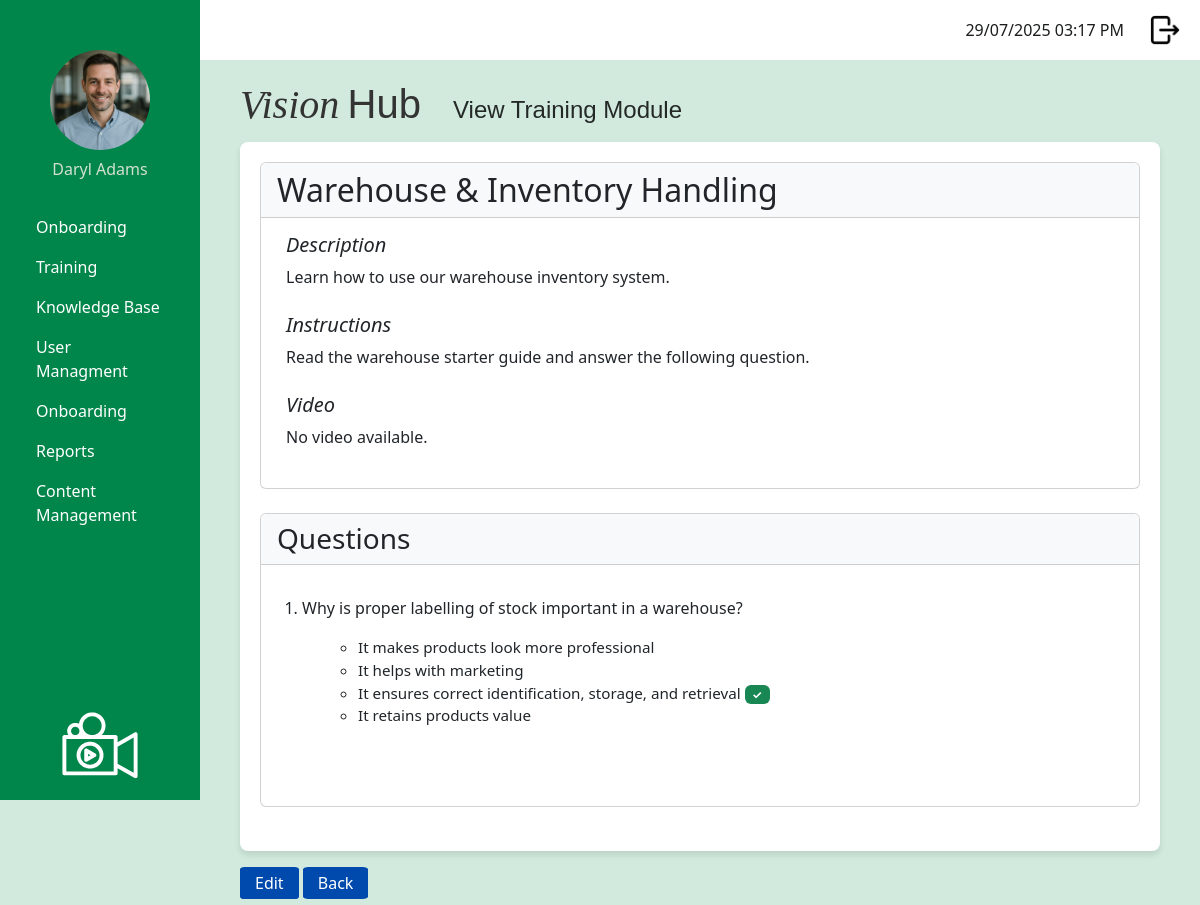
The app's page /admin/details_training_module/7 (signed in) with its own data.
### app/models.py (models this page shows, shortened)
class User(UserMixin, db.Model):
    __tablename__ = 'user'
    id: so.Mapped[int] = so.mapped_column(primary_key = True)
    username: so.Mapped[str] = so.mapped_column(
        sa.String(120),
        index = True,
        unique = True
    )
    first_name: so.Mapped[str] = so.mapped_column(
        sa.String(50),
        index = True
    )
    surname: so.Mapped[str] = so.mapped_column(
        sa.String(50),
        index = True
    )
    job_title: so.Mapped[str] = so.mapped_column(
        sa.String(50),
        index = True
    )
    password_hash: so.Mapped[str] = so.mapped_column(
        sa.String(256)
    )
    is_onboarding: so.Mapped[bool] = so.mapped_column(
        default = False   # Default: Not onboarding
    )
    dateStarted: so.Mapped[datetime] = so.mapped_column(
        index=True,
        default = lambda:
            datetime.now(timezone.utc)
    )
    google_email: so.Mapped[Optional[str]] = so.mapped_column(
        sa.String(120),
        unique = True,
        nullable = True
    )
    profile_photo: so.Mapped[Optional[str]] = so.mapped_column(
        sa.String(120),
        nullable = True,
        default = 'profileDefault.png'
    )
    manager_id: so.Mapped[Optional[int]] = so.mapped_column(
        sa.ForeignKey('user.id'),
        nullable = True
    )
    manager: so.Mapped[Optional['User']] = so.relationship(
        'User',
        remote_side=[id],
        back_populates = 'manages'
    )
    manages: so.Mapped[List['User']] = so.relationship(
        'User',
        back_populates = 'manager'
    )
    role_id: so.Mapped[int] = so.mapped_column(
        sa.ForeignKey('role.id')
    )
    role: so.Mapped['Role'] = so.relationship(
        'Role',
        back_populates = 'users'
    )
    department_id: so.Mapped[int] = so.mapped_column(
        sa.ForeignKey('department.id')
    )
    department: so.Mapped['Department'] = so.relationship(
        'Department',
        back_populates = 'users'
    )
    module_progress: so.Mapped[List['UserModuleProgress']] = so.relationship(
        'UserModuleProgress', back_populates = 'user'
    )
    onboarding_path_id: so.Mapped[int] = so.mapped_column(
        sa.ForeignKey('onboarding_path.id'),
        nullable = True
    )
    onboarding_path: so.Mapped['OnboardingPath'] = so.relationship(
        'OnboardingPath'
    )

class TrainingModule (db.Model):
    __tablename__ = 'training_module'
    id: so.Mapped[int] = so.mapped_column(primary_key=True)
    module_title: so.Mapped[str] = so.mapped_column(
        sa.String(150), index=True, unique=True
    )
    module_description: so.Mapped[str] = so.mapped_column(
        sa.Text, nullable=False
    )
    module_instructions: so.Mapped[str] = so.mapped_column(
        sa.Text, nullable=False
    )
    video_url: so.Mapped[str] = so.mapped_column(
        sa.String(300), nullable=True
    )
    active: so.Mapped[bool] = so.mapped_column(
        sa.Boolean, nullable=False, default=True
    )
    questions: so.Mapped[List['Question']] = so.relationship(
        'Question',
        back_populates = 'training_module',
        cascade = 'all, delete-orphan')
    user_progress: so.Mapped[List['UserModuleProgress']] = so.relationship(
        'UserModuleProgress',
        back_populates = 'training_module'
    )
    onboarding_steps: so.Mapped[List['OnboardingStep']] = so.relationship(
        'OnboardingStep',
        back_populates = 'training_module',
        cascade = 'all, delete-orphan'
        )

class Question (db.Model):
    __tablename__ = 'question'
    id: so.Mapped[int] = so.mapped_column(primary_key=True)
    question_text: so.Mapped[str] = so.mapped_column(
        sa.String(1000),
        nullable=False
    )
    training_module_id: so.Mapped[int] = so.mapped_column(
        sa.ForeignKey('training_module.id'),
        nullable=False
    )
    training_module: so.Mapped['TrainingModule'] = so.relationship(
        'TrainingModule',
        back_populates = 'questions')
    options: so.Mapped[List['Option']] = so.relationship(
        'Option',
        back_populates = 'question',
        cascade='all, delete-orphan'
    )

class Option (db.Model):
    __tablename__ = "option"
    id: so.Mapped[int] = so.mapped_column(primary_key=True)
    question_id: so.Mapped[int] = so.mapped_column(
        sa.ForeignKey('question.id'),
        nullable=False
    )
    option_text: so.Mapped[str] = so.mapped_column(
        sa.String(500),
        nullable=False
    )
    is_correct: so.Mapped[bool] = so.mapped_column(
        sa.Boolean,
        default=False,
        nullable=False
    )
    question: so.Mapped['Question'] = so.relationship(
        'Question',
        back_populates = 'options'
    )

### app/admin/routes.py (the view)
@app.route('/admin/details_training_module/<int:module_id>', methods = ['GET'])
@login_required
def details_training_module(module_id):
    if current_user.role.role_name != "admin":
        return redirect(url_for('logout'))
    module = TrainingModule.query.get_or_404(module_id)
    questions = Question.query.filter_by(training_module_id=module_id).all()
    return render_template(
        'admin/details_training_module.html',
        title=f'{module.module_title} Details',
        module=module,
        questions=questions
    )

### app/models.py (called while the page is built)
@login.user_loader
def load_user(id):
    return db.session.get(User, int(id))

### app/templates/admin/details_training_module.html
{% extends "base.html" %}
{% block content %}
<div class="page-container">
    <div class="card mb-4">
        <div class="card-header bg-light">
            <h2 class="mb-0">{{ module.module_title }}</h2>
        </div>
        <div class="card-body card-custom-style">
            <div class="mb-4">
                <h5 class="details-heading">Description</h5>
                <p>{{ module.module_description }}</p>
            </div>
            <div class="mb-4">
                <h5 class="details-heading">Instructions</h5>
                <p>{{ module.module_instructions }}</p>
            </div>
            <div class ="mb-4">
                <h5 class ="details-heading">Video</h5>
                {% if module.video_url %}
                <div class="ratio ratio-16x9">
                    <iframe
                    src="{{ module.video_url | replace('watch?v=', 'embed/') }}"
                    allowfullscreen
                    ></iframe>
                </div>
                <a href="{{ module.video_url }}" target="_blank" class="d-block mt-2">
                    Watch in new tab
                </a>
                {% else %}
                <p>No video available.</p>
                {% endif %}
            </div>
        </div>
    </div>
    <div class="card mb-4">
        <div class="card-header bg-light">
            <h3 class="mb-0">Questions</h3>
        </div>
        <div class="card-body card-custom-style">
            {% if questions %}
                <ol class="details-questions-list">
                    {% for question in questions %}
                        <li class="mb-3">
                        <p>{{ question.question_text }}</p>
                            <ul class="details-options-list ms-4">
                            {% for option in question.options %}
                                <li>
                                    {{ option.option_text }}
                                    {% if option.is_correct %}
                                        <span class="badge bg-success">✓</span>
                                    {% endif %}
                                </li>
                            {% endfor %}
                            </ul>
                        </li>
                    {% endfor %}
                </ol>
            </div>
            {% else %}
                <p>No questions available for this module.</p>
            {% endif %}
        </div>
    </div>
</div>
{% endblock %}
{% block specific_heading %}
  <h1 class="page-title">View Training Module</h1>
{% endblock %}
{% block specific_buttons %}
  <div class="button-container-outside-table">
    <a href="{{ url_for('edit_training_module', module_id=module.id) }}" class="dark-blue-button">Edit</a>
    <a href="{{ url_for('manage_training_modules') }}" class="dark-blue-button">Back</a>
  </div>
{% endblock %}

### app/templates/base.html (shortened to what this page needs)
<!doctype html>
<html>
    <head>
            <link
            href="{{ url_for('static', filename='css/bootstrap.min.css') }}"
            rel="stylesheet"/>
            <link href="{{ url_for('static', filename='css/stylesheet.css') }}" rel="stylesheet"/>
        </head>
    <body>
         <div class="sidebar">
            <div class="profile-container">
                <form id="photoForm"
                    action="{{ url_for('update_profile_photo') }}"
                    method="POST"
                    enctype="multipart/form-data"
                    style="display:inline;">
                <img src="{{ url_for('static',
                                    filename='images/profilePhoto/'
                                        ~ (current_user.profile_photo or 'profileDefault.png')) }}"
                    id="profilePicture"
                    class="profilePicture"
                    alt="Click to change photo"
                    style="cursor:pointer; width:100px; height:100px;
                            object-fit:cover; border-radius:50%;">
                </form>
                <h5 class="profile-photo-text">{{ current_user.first_name|title }} {{ current_user.surname|title }}</h5>
            </div>
            <nav class="nav flex-column sideNavLink-container">
                {% if current_user.role.role_name == 'admin' %}
                    <a class="nav-link" href="#">Onboarding</a>
                    <a class="nav-link" href="{{ url_for('manage_training_modules') }}">Training</a>
                    <a class="nav-link" href="#">Knowledge Base</a>
                    <a class="nav-link" href="{{ url_for('manage_users') }}">User Managment</a>
                    <a class="nav-link" href="#">Onboarding</a>
                    <a class="nav-link" href="#">Reports</a>
                    <a class="nav-link" href="#">Content Management</a>
                    {% elif current_user.role.role_name == 'manager' %}
                    <a class="nav-link" href="#">Onboarding</a>
                    <a class="nav-link" href="#">Training</a>
                    <a class="nav-link" href="#">Reports</a>
                    {% elif current_user.role.role_name == 'staff' %}
                    <a class="nav-link" href="#">Onboarding</a>
                    <a class="nav-link" href="{{ url_for('training_dashboard') }}">Training</a>
                {% endif %}
            </nav>
            <img src="{{ url_for('static', filename='images/logoImageWhite.svg') }}" class="sidebarLogo">
        </div>
         <div class="top-bar">
            <div class="d-flex align-items-center">
                <span class="me-3" id="clock"></span>
                <a href="{{ url_for('logout') }}" class="logout-link">
                    <img src="{{ url_for('static', filename='images/logout.png') }}" class="logout-image">
                </a>
            </div>
        </div>
        <div class="logo-name-container">
            <h2 class="logo-text">
                <span class="logo-vision">Vision</span>
                <span class="logo-hub">Hub</span>
            </h2>
            {% block specific_heading %}{% endblock %}
        </div>
        <div class="content">
            {% block content %}
            {% endblock %}
        <div class = "button-area">
            {% block specific_buttons %}{% endblock %}
        </div>
    </body>
</html>

### app/static/css/stylesheet.css (style rules this page uses)
body { color: #000000; background-color: #d1eadd ; }
.logo-name-container { display: flex; align-items: baseline; margin-left: 240px; margin-top: 20px; margin-bottom: 5px; gap: 2rem; color: #333; }
.logo-vision { font-family: 'Playfair Display', serif; font-weight: 450; font-style: italic; font-size: 2.5rem; }
.logo-hub { font-family: 'Montserrat', sans-serif; font-weight: 200; font-size: 2.5rem; margin-left: 0; }
.sidebar { background-color: #00854a; color: white; font-size: 1rem; font-weight: 400; height: 100vh; position: fixed; width: 200px; padding: 20px; display: flex; flex-direction: column; justify-content: space-between; text-align: left }
.profile-photo-text { font-size: 1rem; font-weight: 200; color: rgb(211, 225, 211); text-align: center; }
.sidebarLogo { max-width: 100%; width: 120px; height: auto; display: block; margin: 0 auto; margin-top: auto; }
.profilePicture { display: block; margin: 30px auto 10px auto; border-radius: 50%; width: 80px; height: 80px; object-fit: cover; }
.sideNavLink-container { margin-top: 20px; }
.nav-link { border-radius: 0.5rem; color: white; }
.top-bar { background-color: white; height: 60px; padding: 10px 20px; margin-left: 200px; display: flex; justify-content: flex-end; align-items: center; }
.logout-image { width: 30px; height: 30px; object-fit: cover; margin-left: 10px; }
#clock { color: #1a1d1c; margin-right: 20px; }
.dark-blue-button { background-color: #004AAD; color: white; padding: 5px 15px; border-radius: 8%; text-decoration: none; margin: auto; font-size: 1rem; line-height: 1.2; border: none; box-shadow: none; }
.button-container-outside-table { display: inline-block; margin-top: 20px; margin-bottom: 10px; margin-left: 240px; }
.content { background-color: white; border-radius: 8px; margin-left: 240px; padding: 20px; box-shadow: 0 4px 6px rgba(0, 0, 0, 0.1); max-width: calc(100% - 240px - 40px); }
.page-title { font-family: 'Montserrat', sans-serif; font-size: 1.5rem; font-weight: 200; color: #242827; }
.details-heading { font-style: italic; font-size: 1.25rem; margin-bottom: 0.5rem; }
.details-questions-list { padding: 1rem; }
.details-options-list { font-size: 0.95rem; margin-bottom: 2rem; }
.card-custom-style { padding: 15px; margin-left: 10px; margin-right: 10px; }

### records on screen
User: profile_photo (picture), first_name "Daryl", surname "Adams"
TrainingModule: module_title "Warehouse & Inventory Handling", module_description "Learn how to use our warehouse inventory system.", module_instructions "Read the warehouse starter guide and answer the following question."
Question: question_text "Why is proper labelling of stock important in a warehouse?"
Option: option_text "It makes products look more professional"
Option: option_text "It helps with marketing"
Option: option_text "It ensures correct identification, storage, and retrieval"
Option: option_text "It retains products value"
